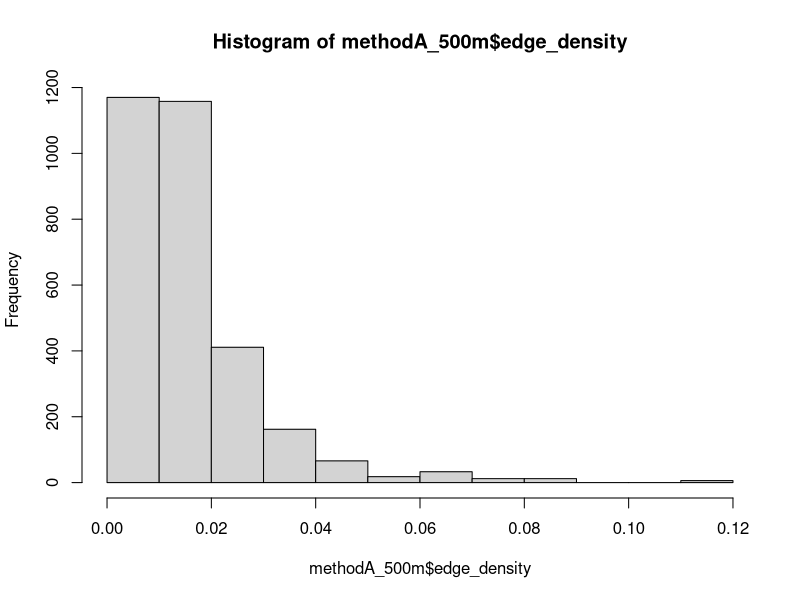

This chart was generated by the following R code: (Note: this script raises an error after producing the figure.)
# Data preparation 
library(tidyr)
library(dplyr)
library(lubridate)


# Load datasets (update file paths as needed)
visit_matrix <- read.csv("1_Data/2yearvisitmatrix.csv")
visits_for_det_covs <- read.csv("1_Data/visitsfordetcovs.csv")
# 500m scale 
habitat_metricsA500 <- read.csv("1_Data/500m/habitat_metrics_hyp1.csv")
habitat_metricsB500 <- read.csv("1_Data/500m/habitat_metrics_hyp2.csv")
habitat_metricsC500 <- read.csv("1_Data/500m/habitat_metrics_hyp3.csv")


# Step 1: Reshape detection history to long format
visit_matrix_long <- visit_matrix %>%
  pivot_longer(cols = starts_with("X"),  # Select columns starting with "X"
               names_to = "visit", 
               values_to = "occupancy") %>%
  mutate(
    year_id = as.numeric(substr(visit, 2, 2)),  # Extract year (1 or 2) from column name
    visit_num = as.numeric(substr(visit, 4, 4))  # Extract visit number (1, 2, or 3)
  ) %>%
  select(gisid, occupancy, year_id, visit_num)  # Keep necessary columns

# Step 2: Merge with detection covariates
visit_with_covs <- visit_matrix_long %>%
  inner_join(
    visits_for_det_covs %>%
      select(gisid, offset, year, surveyid, year_id, visit_num, duration, Easting, Northing, date_time), 
    by = c("gisid", "year_id", "visit_num")
  )
head(visit_with_covs)
str(visit_with_covs)

# Step 3: Duplicate habitat metrics for each visit within the corresponding year 
# so we can create visit specific habitat metrics for the long dataframe that icnludes entire det history
# First, create a mapping between surveyid and gisid using the visit dataframe
site_mapping <- visit_with_covs %>%
  select(surveyid, gisid, year) %>%
  distinct()

# Join this mapping to the habitat metrics to add gisid
habitat_with_sites <- habitat_metricsA500 %>%
  left_join(site_mapping, by = c("surveyid", "survey_yea" = "year"))

# Now create a version of habitat metrics without the surveyid
# This prevents duplicate surveyid values in the final join
habitat_for_join <- habitat_with_sites %>%
  select(-surveyid) %>%
  distinct()

# Finally, join the visit data with habitat metrics using gisid and year
methodA_500m <- visit_with_covs %>%
  left_join(habitat_for_join, by = c("gisid", "year")) %>% 
  select(c(-mean_patch_index)) # remove these covariates because they are riddled with NAs

# Step 4: Remove rows with missing values
methodA_500m <- na.omit(methodA_500m)

# Step 5: Check final dataset structure
print(head(methodA_500m))
print(dim(methodA_500m))
str(methodA_500m)
hist(methodA_500m$edge_density)
# Remove the outlier
methodA_500m <- methodA_500m %>% 
  filter(edge_density < 0.1)

# Function to check if standardization is needed
check_scale <- function(x) {
  mean_val <- mean(x, na.rm = TRUE)
  sd_val <- sd(x, na.rm = TRUE)
  if(abs(mean_val) > 1 || sd_val > 1) return(TRUE)
  return(FALSE)
}

# Prepare data
methodA_500m <- methodA_500m %>%
  mutate(
    # Convert datetime
    date_time = as.POSIXct(date_time, format = "%Y-%m-%d %H:%M"),
    
    # Factorize categorical variables
    survey_year = factor(survey_yea),
    duration = factor(duration),
    
    # Create temporal variables
    julian_date = as.numeric(yday(date_time)),
    time_of_day = as.numeric(hour(date_time) + minute(date_time)/60),
    
    # Standardize continuous landscape metrics
    # Using scale() with center and scale parameters for more control
    prop_habitat_std = scale(prop_habitat, center = TRUE, scale = TRUE)[,1],
    edge_density_std = scale(edge_density, center = TRUE, scale = TRUE)[,1],
    #nlsi_std = scale(nlsi, center = TRUE, scale = TRUE)[,1],
    #core_mn_std = scale(core_mn, center = TRUE, scale = TRUE)[,1],
    
    # Standardize temporal variables
    julian_date_std = scale(julian_date, center = TRUE, scale = TRUE)[,1],
    time_of_day_std = scale(time_of_day, center = TRUE, scale = TRUE)[,1],
    offset = offset
  )

# Check distributions and scaling
summary_stats <- methodA_500m %>%
  summarise(across(ends_with('_std'), 
                   list(mean = ~mean(., na.rm = TRUE),
                        sd = ~sd(., na.rm = TRUE))))

print(summary_stats)
range(methodA_500m$edge_density_std)
range(methodA_500m$prop_habitat_std)
# Check distributions 
hist(methodA_500m$duration)
hist(methodA_500m$julian_date)
hist(methodA_500m$time_of_day)
range(methodA_500m$julian_date) # ranges from 126 to 199 day of year
range(methodA_500m$time_of_day) # ranges from 3am to 10:30am, mainly between 4:30am and 8:30 am 

# Summary statistics for original variables
summary(methodA_500m$edge_density)



# Method B 
# Join this mapping to the habitat metrics to add gisid
habitat_with_sites <- habitat_metricsB500 %>%
  left_join(site_mapping, by = c("surveyid", "survey_yea" = "year"))

# Now create a version of habitat metrics without the surveyid
# This prevents duplicate surveyid values in the final join
habitat_for_join <- habitat_with_sites %>%
  select(-surveyid) %>%
  distinct()

# Finally, join the visit data with habitat metrics using gisid and year
methodB_500m <- visit_with_covs %>%
  left_join(habitat_for_join, by = c("gisid", "year")) %>% 
  select(c(-mean_patch_index)) # remove these covariates because they are riddled with NAs

# Step 4: Remove rows with missing values
methodB_500m <- na.omit(methodB_500m)

# Remove the outlier
methodB_500m <- methodB_500m %>% 
  filter(edge_density < 0.1)

# Step 5: Check final dataset structure
print(head(methodB_500m))
print(dim(methodB_500m))
str(methodB_500m)


# Prepare data
methodB_500m <- methodB_500m %>%
  mutate(
    # Convert datetime
    date_time = as.POSIXct(date_time, format = "%Y-%m-%d %H:%M"),
    
    # Factorize categorical variables
    survey_year = factor(survey_yea),
    duration = factor(duration),
    
    # Create temporal variables
    julian_date = as.numeric(yday(date_time)),
    time_of_day = as.numeric(hour(date_time) + minute(date_time)/60),
    
    # Standardize continuous landscape metrics
    # Using scale() with center and scale parameters for more control
    prop_habitat_std = scale(prop_habitat, center = TRUE, scale = TRUE)[,1],
    edge_density_std = scale(edge_density, center = TRUE, scale = TRUE)[,1],
    #nlsi_std = scale(nlsi, center = TRUE, scale = TRUE)[,1],
    #core_mn_std = scale(core_mn, center = TRUE, scale = TRUE)[,1],
    
    # Standardize temporal variables
    julian_date_std = scale(julian_date, center = TRUE, scale = TRUE)[,1],
    time_of_day_std = scale(time_of_day, center = TRUE, scale = TRUE)[,1],
    offset = offset
    # autocov = scale(autocov, center = TRUE, scale = TRUE)[,1]
  )

# Check distributions and scaling
summary_stats <- methodB_500m %>%
  summarise(across(ends_with('_std'), 
                   list(mean = ~mean(., na.rm = TRUE),
                        sd = ~sd(., na.rm = TRUE))))

print(summary_stats)



# Method C 
# Join this mapping to the habitat metrics to add gisid
habitat_with_sites <- habitat_metricsC500 %>%
  left_join(site_mapping, by = c("surveyid", "survey_yea" = "year"))

# Now create a version of habitat metrics without the surveyid
# This prevents duplicate surveyid values in the final join
habitat_for_join <- habitat_with_sites %>%
  select(-surveyid) %>%
  distinct()

# Finally, join the visit data with habitat metrics using gisid and year
methodC_500m <- visit_with_covs %>%
  left_join(habitat_for_join, by = c("gisid", "year")) %>% 
  select(c(-mean_patch_index)) # remove these covariates because they are riddled with NAs

# Step 4: Remove rows with missing values
methodC_500m <- na.omit(methodC_500m)

# Remove the outlier
methodC_500m <- methodC_500m %>% 
  filter(edge_density < 0.1)

# Step 5: Check final dataset structure
print(head(methodC_500m))
print(dim(methodC_500m))
str(methodC_500m)


# Prepare data
methodC_500m <- methodC_500m %>%
  mutate(
    # Convert datetime
    date_time = as.POSIXct(date_time, format = "%Y-%m-%d %H:%M"),
    
    # Factorize categorical variables
    survey_year = factor(survey_yea),
    duration = factor(duration),
    
    # Create temporal variables
    julian_date = as.numeric(yday(date_time)),
    time_of_day = as.numeric(hour(date_time) + minute(date_time)/60),
    
    # Standardize continuous landscape metrics
    # Using scale() with center and scale parameters for more control
    prop_habitat_std = scale(prop_habitat, center = TRUE, scale = TRUE)[,1],
    edge_density_std = scale(edge_density, center = TRUE, scale = TRUE)[,1],
    #nlsi_std = scale(nlsi, center = TRUE, scale = TRUE)[,1],
    #core_mn_std = scale(core_mn, center = TRUE, scale = TRUE)[,1],
    
    # Standardize temporal variables
    julian_date_std = scale(julian_date, center = TRUE, scale = TRUE)[,1],
    time_of_day_std = scale(time_of_day, center = TRUE, scale = TRUE)[,1],
    offset = offset
    # autocov = scale(autocov, center = TRUE, scale = TRUE)[,1]
  )

# Check distributions and scaling
summary_stats <- methodC_500m %>%
  summarise(across(ends_with('_std'), 
                   list(mean = ~mean(., na.rm = TRUE),
                        sd = ~sd(., na.rm = TRUE))))

print(summary_stats)

# save all those datasets
write.csv(methodA_500m, "1_Data/500m/methodA_glmmdata.csv")
write.csv(methodB_500m, "1_Data/500m/methodB_glmmdata.csv")
write.csv(methodC_500m, "1_Data/500m/methodC_glmmdata.csv")


# 150m scale -------------------------------------------------------------------
habitat_metricsA150 <- read.csv("1_Data/150m/habitat_metrics_hyp1.csv")
habitat_metricsB150 <- read.csv("1_Data/150m/habitat_metrics_hyp2.csv")
habitat_metricsC150 <- read.csv("1_Data/150m/habitat_metrics_hyp3.csv")

# Join this mapping to the habitat metrics to add gisid
habitat_with_sites <- habitat_metricsA150 %>%
  left_join(site_mapping, by = c("surveyid", "survey_yea" = "year"))

# Now create a version of habitat metrics without the surveyid
# This prevents duplicate surveyid values in the final join
habitat_for_join <- habitat_with_sites %>%
  select(-surveyid) %>%
  distinct()

# Finally, join the visit data with habitat metrics using gisid and year
methodA_150m <- visit_with_covs %>%
  left_join(habitat_for_join, by = c("gisid", "year")) %>% 
  select(c(-mean_patch_index)) # remove these covariates because they are riddled with NAs

# Step 4: Remove rows with missing values
methodA_150m <- na.omit(methodA_150m)

# Step 5: Check final dataset structure
print(head(methodA_150m))
print(dim(methodA_150m))

# Check distributions 
hist(methodA_150m$edge_density)
range(methodA_150m$edge_density)
summary(methodA_150m$edge_density)
# Remove the outliers if needed
#methodC_1000m <- methodC_1000m %>% 
# filter(edge_density < 0.1)

# Prepare data
methodA_150m <- methodA_150m %>%
  mutate(
    # Convert datetime
    date_time = as.POSIXct(date_time, format = "%Y-%m-%d %H:%M"),
    
    # Factorize categorical variables
    survey_year = factor(survey_yea),
    duration = factor(duration),
    
    # Create temporal variables
    julian_date = as.numeric(yday(date_time)),
    time_of_day = as.numeric(hour(date_time) + minute(date_time)/60),
    
    # Standardize continuous landscape metrics
    # Using scale() with center and scale parameters for more control
    prop_habitat_std = scale(prop_habitat, center = TRUE, scale = TRUE)[,1],
    edge_density_std = scale(edge_density, center = TRUE, scale = TRUE)[,1],
    #nlsi_std = scale(nlsi, center = TRUE, scale = TRUE)[,1],
    #core_mn_std = scale(core_mn, center = TRUE, scale = TRUE)[,1],
    
    # Standardize temporal variables
    julian_date_std = scale(julian_date, center = TRUE, scale = TRUE)[,1],
    time_of_day_std = scale(time_of_day, center = TRUE, scale = TRUE)[,1],
    offset = offset
  )

# Check distributions and scaling
summary_stats <- methodA_150m %>%
  summarise(across(ends_with('_std'), 
                   list(mean = ~mean(., na.rm = TRUE),
                        sd = ~sd(., na.rm = TRUE))))

print(summary_stats)



# Method B 
# Join this mapping to the habitat metrics to add gisid
habitat_with_sites <- habitat_metricsB150 %>%
  left_join(site_mapping, by = c("surveyid", "survey_yea" = "year"))

# Now create a version of habitat metrics without the surveyid
# This prevents duplicate surveyid values in the final join
habitat_for_join <- habitat_with_sites %>%
  select(-surveyid) %>%
  distinct()

# Finally, join the visit data with habitat metrics using gisid and year
methodB_150m <- visit_with_covs %>%
  left_join(habitat_for_join, by = c("gisid", "year")) %>% 
  select(c(-mean_patch_index)) # remove these covariates because they are riddled with NAs

# Step 4: Remove rows with missing values
methodB_150m <- na.omit(methodB_150m)

# Step 5: Check final dataset structure
print(head(methodB_150m))
print(dim(methodB_150m))
str(methodB_150m)

# Check distributions 
hist(methodB_150m$edge_density)
range(methodB_150m$edge_density)
summary(methodB_150m$edge_density)
# Remove the outliers if needed
#methodC_1000m <- methodC_1000m %>% 
# filter(edge_density < 0.1)

# Prepare data
methodB_150m <- methodB_150m %>%
  mutate(
    # Convert datetime
    date_time = as.POSIXct(date_time, format = "%Y-%m-%d %H:%M"),
    
    # Factorize categorical variables
    survey_year = factor(survey_yea),
    duration = factor(duration),
    
    # Create temporal variables
    julian_date = as.numeric(yday(date_time)),
    time_of_day = as.numeric(hour(date_time) + minute(date_time)/60),
    
    # Standardize continuous landscape metrics
    # Using scale() with center and scale parameters for more control
    prop_habitat_std = scale(prop_habitat, center = TRUE, scale = TRUE)[,1],
    edge_density_std = scale(edge_density, center = TRUE, scale = TRUE)[,1],
    #nlsi_std = scale(nlsi, center = TRUE, scale = TRUE)[,1],
    #core_mn_std = scale(core_mn, center = TRUE, scale = TRUE)[,1],
    
    # Standardize temporal variables
    julian_date_std = scale(julian_date, center = TRUE, scale = TRUE)[,1],
    time_of_day_std = scale(time_of_day, center = TRUE, scale = TRUE)[,1],
    offset = offset
    # autocov = scale(autocov, center = TRUE, scale = TRUE)[,1]
  )

# Check distributions and scaling
summary_stats <- methodB_150m %>%
  summarise(across(ends_with('_std'), 
                   list(mean = ~mean(., na.rm = TRUE),
                        sd = ~sd(., na.rm = TRUE))))

print(summary_stats)



# Method C 
# Join this mapping to the habitat metrics to add gisid
habitat_with_sites <- habitat_metricsC150 %>%
  left_join(site_mapping, by = c("surveyid", "survey_yea" = "year"))

# Now create a version of habitat metrics without the surveyid
# This prevents duplicate surveyid values in the final join
habitat_for_join <- habitat_with_sites %>%
  select(-surveyid) %>%
  distinct()

# Finally, join the visit data with habitat metrics using gisid and year
methodC_150m <- visit_with_covs %>%
  left_join(habitat_for_join, by = c("gisid", "year")) %>% 
  select(c(-mean_patch_index)) # remove these covariates because they are riddled with NAs

# Step 4: Remove rows with missing values
methodC_150m <- na.omit(methodC_150m)

# Step 5: Check final dataset structure
print(head(methodC_150m))
print(dim(methodC_150m))
str(methodC_150m)

# Check distributions 
hist(methodC_150m$edge_density)
range(methodC_150m$edge_density)
summary(methodC_150m$edge_density)
# Remove the outliers if needed
#methodC_1000m <- methodC_1000m %>% 
# filter(edge_density < 0.1)


# Prepare data
methodC_150m <- methodC_150m %>%
  mutate(
    # Convert datetime
    date_time = as.POSIXct(date_time, format = "%Y-%m-%d %H:%M"),
    
    # Factorize categorical variables
    survey_year = factor(survey_yea),
    duration = factor(duration),
    
    # Create temporal variables
    julian_date = as.numeric(yday(date_time)),
    time_of_day = as.numeric(hour(date_time) + minute(date_time)/60),
    
    # Standardize continuous landscape metrics
    # Using scale() with center and scale parameters for more control
    prop_habitat_std = scale(prop_habitat, center = TRUE, scale = TRUE)[,1],
    edge_density_std = scale(edge_density, center = TRUE, scale = TRUE)[,1],
    #nlsi_std = scale(nlsi, center = TRUE, scale = TRUE)[,1],
    #core_mn_std = scale(core_mn, center = TRUE, scale = TRUE)[,1],
    
    # Standardize temporal variables
    julian_date_std = scale(julian_date, center = TRUE, scale = TRUE)[,1],
    time_of_day_std = scale(time_of_day, center = TRUE, scale = TRUE)[,1],
    offset = offset
    # autocov = scale(autocov, center = TRUE, scale = TRUE)[,1]
  )

# Check distributions and scaling
summary_stats <- methodC_150m %>%
  summarise(across(ends_with('_std'), 
                   list(mean = ~mean(., na.rm = TRUE),
                        sd = ~sd(., na.rm = TRUE))))

print(summary_stats)

# save all those datasets
write.csv(methodA_150m, "1_Data/150m/methodA_glmmdata.csv")
write.csv(methodB_150m, "1_Data/150m/methodB_glmmdata.csv")
write.csv(methodC_150m, "1_Data/150m/methodC_glmmdata.csv")



# 1000m scale ------------------------------------------------------------------
habitat_metricsA1000 <- read.csv("1_Data/1000m/habitat_metrics_hyp1.csv")
habitat_metricsB1000 <- read.csv("1_Data/1000m/habitat_metrics_hyp2.csv")
habitat_metricsC1000 <- read.csv("1_Data/1000m/habitat_metrics_hyp3.csv")

# Join this mapping to the habitat metrics to add gisid
habitat_with_sites <- habitat_metricsA1000 %>%
  left_join(site_mapping, by = c("surveyid", "survey_yea" = "year"))

# Now create a version of habitat metrics without the surveyid
# This prevents duplicate surveyid values in the final join
habitat_for_join <- habitat_with_sites %>%
  select(-surveyid) %>%
  distinct()

# Finally, join the visit data with habitat metrics using gisid and year
methodA_1000m <- visit_with_covs %>%
  left_join(habitat_for_join, by = c("gisid", "year")) %>% 
  select(c(-mean_patch_index)) # remove these covariates because they are riddled with NAs

# Step 4: Remove rows with missing values
methodA_1000m <- na.omit(methodA_1000m)

# Step 5: Check final dataset structure
print(head(methodA_1000m))
print(dim(methodA_1000m))
str(methodA_1000m)

# Check distributions 
hist(methodA_1000m$edge_density)
range(methodA_1000m$edge_density)
# Remove the outliers if needed
#methodC_1000m <- methodC_1000m %>% 
# filter(edge_density < 0.1)


# Prepare data
methodA_1000m <- methodA_1000m %>%
  mutate(
    # Convert datetime
    date_time = as.POSIXct(date_time, format = "%Y-%m-%d %H:%M"),
    
    # Factorize categorical variables
    survey_year = factor(survey_yea),
    duration = factor(duration),
    
    # Create temporal variables
    julian_date = as.numeric(yday(date_time)),
    time_of_day = as.numeric(hour(date_time) + minute(date_time)/60),
    
    # Standardize continuous landscape metrics
    # Using scale() with center and scale parameters for more control
    prop_habitat_std = scale(prop_habitat, center = TRUE, scale = TRUE)[,1],
    edge_density_std = scale(edge_density, center = TRUE, scale = TRUE)[,1],
    #nlsi_std = scale(nlsi, center = TRUE, scale = TRUE)[,1],
    #core_mn_std = scale(core_mn, center = TRUE, scale = TRUE)[,1],
    
    # Standardize temporal variables
    julian_date_std = scale(julian_date, center = TRUE, scale = TRUE)[,1],
    time_of_day_std = scale(time_of_day, center = TRUE, scale = TRUE)[,1],
    offset = offset
  )

# Check distributions and scaling
summary_stats <- methodA_1000m %>%
  summarise(across(ends_with('_std'), 
                   list(mean = ~mean(., na.rm = TRUE),
                        sd = ~sd(., na.rm = TRUE))))

print(summary_stats)
range(methodA_1000m$edge_density_std)
range(methodA_1000m$prop_habitat_std)

# Summary statistics for original variables
summary(methodA_1000m$edge_density)


# Method B 
# Join this mapping to the habitat metrics to add gisid
habitat_with_sites <- habitat_metricsB1000 %>%
  left_join(site_mapping, by = c("surveyid", "survey_yea" = "year"))

# Now create a version of habitat metrics without the surveyid
# This prevents duplicate surveyid values in the final join
habitat_for_join <- habitat_with_sites %>%
  select(-surveyid) %>%
  distinct()

# Finally, join the visit data with habitat metrics using gisid and year
methodB_1000m <- visit_with_covs %>%
  left_join(habitat_for_join, by = c("gisid", "year")) %>% 
  select(c(-mean_patch_index)) # remove these covariates because they are riddled with NAs


# Step 4: Remove rows with missing values
methodB_1000m <- na.omit(methodB_1000m)

# Check distributions 
hist(methodB_1000m$edge_density)
range(methodB_1000m$edge_density)
# Remove the outliers if needed
#methodC_1000m <- methodC_1000m %>% 
# filter(edge_density < 0.1)


# Step 5: Check final dataset structure
print(head(methodB_1000m))
print(dim(methodB_1000m))
str(methodB_1000m)


# Prepare data
methodB_1000m <- methodB_1000m %>%
  mutate(
    # Convert datetime
    date_time = as.POSIXct(date_time, format = "%Y-%m-%d %H:%M"),
    
    # Factorize categorical variables
    survey_year = factor(survey_yea),
    duration = factor(duration),
    
    # Create temporal variables
    julian_date = as.numeric(yday(date_time)),
    time_of_day = as.numeric(hour(date_time) + minute(date_time)/60),
    
    # Standardize continuous landscape metrics
    # Using scale() with center and scale parameters for more control
    prop_habitat_std = scale(prop_habitat, center = TRUE, scale = TRUE)[,1],
    edge_density_std = scale(edge_density, center = TRUE, scale = TRUE)[,1],
    #nlsi_std = scale(nlsi, center = TRUE, scale = TRUE)[,1],
    #core_mn_std = scale(core_mn, center = TRUE, scale = TRUE)[,1],
    
    # Standardize temporal variables
    julian_date_std = scale(julian_date, center = TRUE, scale = TRUE)[,1],
    time_of_day_std = scale(time_of_day, center = TRUE, scale = TRUE)[,1],
    offset = offset
    # autocov = scale(autocov, center = TRUE, scale = TRUE)[,1]
  )

# Check distributions and scaling
summary_stats <- methodB_1000m %>%
  summarise(across(ends_with('_std'), 
                   list(mean = ~mean(., na.rm = TRUE),
                        sd = ~sd(., na.rm = TRUE))))

print(summary_stats)


# Method C 
# Join this mapping to the habitat metrics to add gisid
habitat_with_sites <- habitat_metricsC1000 %>%
  left_join(site_mapping, by = c("surveyid", "survey_yea" = "year"))

# Now create a version of habitat metrics without the surveyid
# This prevents duplicate surveyid values in the final join
habitat_for_join <- habitat_with_sites %>%
  select(-surveyid) %>%
  distinct()

# Finally, join the visit data with habitat metrics using gisid and year
methodC_1000m <- visit_with_covs %>%
  left_join(habitat_for_join, by = c("gisid", "year")) %>% 
  select(c(-mean_patch_index)) # remove these covariates because they are riddled with NAs

# Step 4: Remove rows with missing values
methodC_1000m <- na.omit(methodC_1000m)

# Check distributions 
hist(methodC_1000m$edge_density)
range(methodC_1000m$edge_density)
# Remove the outliers if needed
#methodC_1000m <- methodC_1000m %>% 
 # filter(edge_density < 0.1)

# Step 5: Check final dataset structure
print(head(methodC_1000m))
print(dim(methodC_1000m))
str(methodC_1000m)


# Prepare data
methodC_1000m <- methodC_1000m %>%
  mutate(
    # Convert datetime
    date_time = as.POSIXct(date_time, format = "%Y-%m-%d %H:%M"),
    
    # Factorize categorical variables
    survey_year = factor(survey_yea),
    duration = factor(duration),
    
    # Create temporal variables
    julian_date = as.numeric(yday(date_time)),
    time_of_day = as.numeric(hour(date_time) + minute(date_time)/60),
    
    # Standardize continuous landscape metrics
    # Using scale() with center and scale parameters for more control
    prop_habitat_std = scale(prop_habitat, center = TRUE, scale = TRUE)[,1],
    edge_density_std = scale(edge_density, center = TRUE, scale = TRUE)[,1],
    #nlsi_std = scale(nlsi, center = TRUE, scale = TRUE)[,1],
    #core_mn_std = scale(core_mn, center = TRUE, scale = TRUE)[,1],
    
    # Standardize temporal variables
    julian_date_std = scale(julian_date, center = TRUE, scale = TRUE)[,1],
    time_of_day_std = scale(time_of_day, center = TRUE, scale = TRUE)[,1],
    offset = offset
    # autocov = scale(autocov, center = TRUE, scale = TRUE)[,1]
  )

# Check distributions and scaling
summary_stats <- methodC_1000m %>%
  summarise(across(ends_with('_std'), 
                   list(mean = ~mean(., na.rm = TRUE),
                        sd = ~sd(., na.rm = TRUE))))

print(summary_stats)

# save all those datasets
write.csv(methodA_1000m, "1_Data/1000m/methodA_glmmdata.csv")
write.csv(methodB_1000m, "1_Data/1000m/methodB_glmmdata.csv")
write.csv(methodC_1000m, "1_Data/1000m/methodC_glmmdata.csv")
